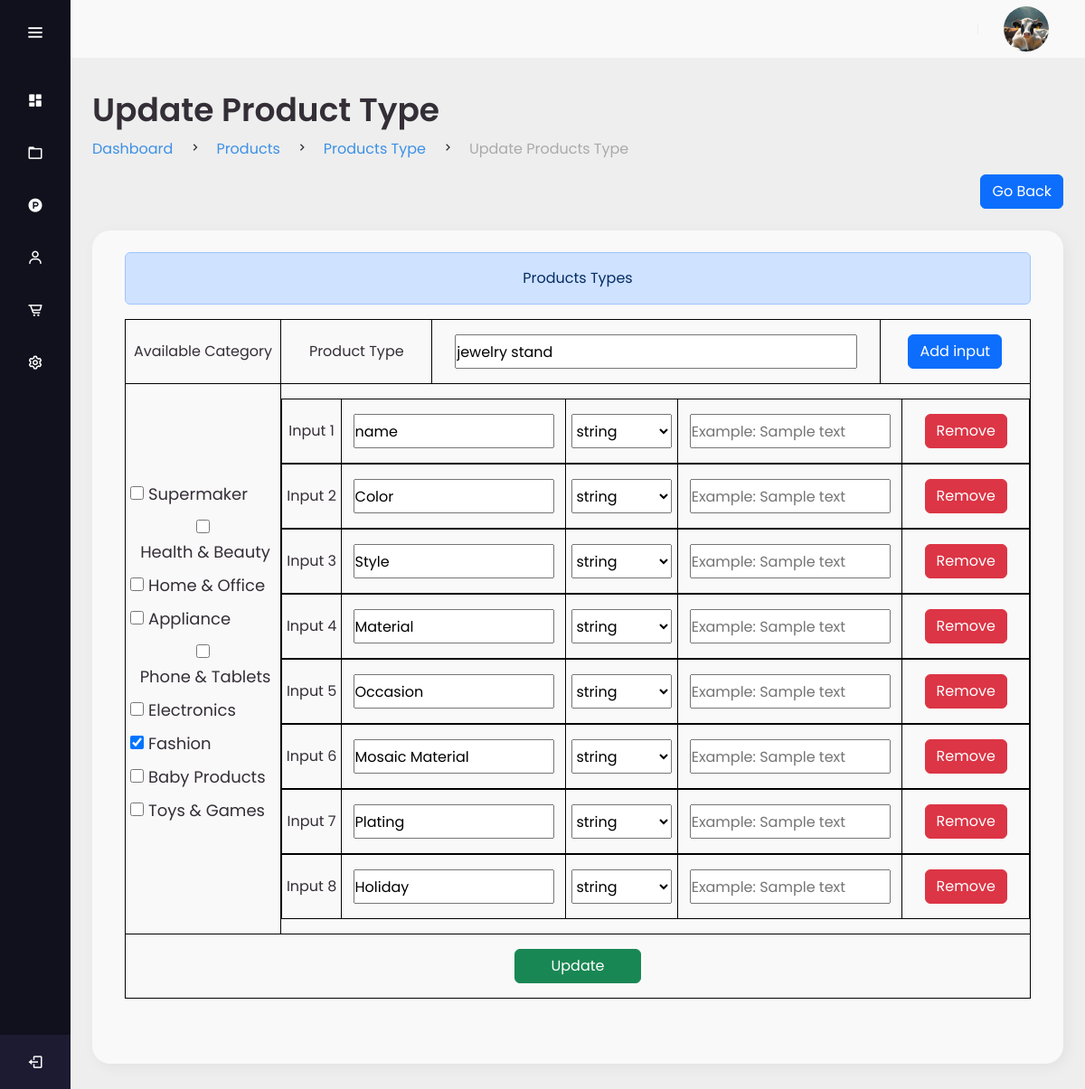
The app's page /admin/Products/productsType/update_product_type.php?id=9 (signed in) with its own data.
### tables this page shows
CREATE TABLE `producttypes` (
  `ProductTypeID` int(11) NOT NULL,
  `TypeName` varchar(100) NOT NULL,
  `IsDeleted` tinyint(4) NOT NULL DEFAULT 0
);

CREATE TABLE `categories` (
  `CategoryID` int(11) NOT NULL,
  `CategoryName` varchar(100) NOT NULL,
  `Description` text DEFAULT NULL,
  `CategoryImage` text NOT NULL
);

### admin/Products/productsType/update_product_type.php (the view, shortened to what this page needs)
<?php
include ("../../../includes/connection.php");
$productTypeId = isset($_GET['id']) ? $_GET['id'] : null;
$productTypeData = [];
if ($productTypeId) {
    $sql = "SELECT * FROM producttypes WHERE ProductTypeID = ?";
    $stmt = $conn->prepare($sql);
    $stmt->bind_param('i', $productTypeId);
    $stmt->execute();
    $result = $stmt->get_result();
    $productTypeData = $result->fetch_assoc();
    $sql = "SELECT * FROM productattributes WHERE ProductTypeID = ?";
    $stmt = $conn->prepare($sql);
    $stmt->bind_param('i', $productTypeId);
    $stmt->execute();
    $result = $stmt->get_result();
    while ($row = $result->fetch_assoc()) {
        $productTypeData['inputs'][] = $row;
    }
}
?>
<!DOCTYPE html>
<html lang="en">
<head>
    <link href='https://unpkg.com/boxicons@2.1.4/css/boxicons.min.css' rel='stylesheet'>
    <link href="https://cdn.jsdelivr.net/npm/bootstrap@5.3.3/dist/css/bootstrap.min.css" rel="stylesheet"
>
    <link rel="stylesheet" href="../../assets/css/style.css" />
    <link rel="stylesheet" href="../../assets/css/nav_sidebar.css" />
</head>
<body>
    <?php include ('../../includes/sidebar.php'); ?>
    <section class="content" id="content">
        <?php include ('../../includes/navbar.php'); ?>
        <main>
            <div class="head-title">
                <div class="left">
                    <h1>Update Product Type</h1>
                    <ul class="dreadleft">
                        <li>
                            <a class="active" href="../dashboard/">Dashboard</a>
                        </li>
                        <li><i class="bx bx-chevron-right"></i></li>
                        <li>
                            <a class="active" href="../">Products</a>
                        </li>
                        <li><i class="bx bx-chevron-right"></i></li>
                        <li>
                            <a class="active" href="./">Products Type</a>
                        </li>
                        <li><i class="bx bx-chevron-right"></i></li>
                        <li>
                            <a href="#">Update Products Type</a>
                        </li>
                    </ul>
                </div>
            </div>
            <div style="display: flex;flex-direction: row;justify-content: flex-end;">
                <a href="./" class="btn btn-primary bt-sm" style="display: flex; align-items: center;">Go Back</a>
            </div>
            <div class="table-data">
                <div class="order">
                    <div class="container-fluid admin">
                        <div class="col-md-12 alert alert-primary" style="text-align: center;">Products Types </div>
                        <div id="table-of-contents">
                            <form id="update-form" method="POST" enctype="multipart/form-data" action="process.php">
                                <table>
                                    <tr>
                                        <td>
                                            <label>Available Category</label>
                                        </td>
                                        <td>
                                            <label for="type_name">Product Type </label>
                                        </td>
                                        <td>
                                            <input type="text" id="type_name" name="type_name"
                                                value="<?= $productTypeData['TypeName'] ?? '' ?>" required>
                                        </td>
                                        <td>
                                            <button type="button" id="add-input" class="btn btn-primary btn-large">Add
                                                input</button>
                                        </td>
                                    </tr>
                                    <tr>
                                        <td>
                                            <ul
                                                style="list-style: none;display: flex;flex-direction: column;align-items: flex-start; font-size: 18px;">
                                                <?php
                                                $sql = "SELECT * FROM categories";
                                                $result = mysqli_query($conn, $sql);
                                                if (mysqli_num_rows($result) > 0) {
                                                    while ($row = mysqli_fetch_assoc($result)) {
                                                        $categoryID = $row['CategoryID'];
                                                        $checkQuery = "SELECT COUNT(*) as count FROM producttypecategories WHERE CategoryID = $categoryID AND ProductTypeID = $productTypeId";
                                                        $checkResult = mysqli_query($conn, $checkQuery);
                                                        $isChecked = (mysqli_fetch_assoc($checkResult)['count'] > 0) ? 'checked' : '';
                                                        echo '<li style="padding:5px;">';
                                                        echo '<input type="checkbox" id="category_' . $row['CategoryID'] . '" name="category[]" value="' . $row['CategoryID'] . '" ' . $isChecked . '>';
                                                        echo '<label for="category_' . $row['CategoryID'] . '" style="margin-left: 5px;">' . $row['CategoryName'] . '</label>';
                                                        echo '</li>';
                                                    }
                                                } else {
                                                    echo "<li>No categories found.</li>";
                                                }
                                                ?>
                                            </ul>
                                        </td>
                                        <td colspan="5">
                                            <div id="inputs-container"></div>
                                        </td>
                                    </tr>
                                    <tr>
                                        <td colspan="5">
                                            <input type="submit" style="width: 140px;" name="Update"
                                                class="btn btn-success btn-large" value="Update">
                                        </td>
                                    </tr>
                                </table>
                            </form>
                            <br><br>
                        </div>
                    </div>
                </div>
            </div>
        </main>
    </section>
</body>
</html>

### admin/assets/css/style.css (style rules this page uses)
:root { --poppins: 'Poppins', sans-serif; --lato: 'Lato', sans-serif; --green: #81D43A; --light-green: #E3FFCB; --dark-blue: #0C5FCD; --light: #F9F9F9; --blue: #3C91E6; --light-blue: #CFE8FF; --grey: #eee; --dark-grey: #AAAAAA; --dark: #342E37; --red: #DB504A; --yellow: #FFCE26; --light-yellow: #FFF2C6; --orange: #FD7238; --light-orange: #FFE0D3; }
html { overflow-x: hidden; }
body { background: var(--grey); overflow-x: hidden; }
a { text-decoration: none; }
li { list-style: none; }
#content main { width: 100%; padding: 36px 24px; font-family: var(--poppins); max-height: calc(100vh - 56px); overflow-y: auto; }
#content main .head-title { display: flex; align-items: center; justify-content: space-between; grid-gap: 16px; flex-wrap: wrap; }
#content main .head-title .left h1 { font-size: 36px; font-weight: 600; margin-bottom: 10px; color: var(--dark); }
#content main .head-title .left .dreadleft { display: flex; align-items: center; grid-gap: 16px; }
#content main .head-title .left .dreadleft li { color: var(--dark); }
#content main .head-title .left .dreadleft li a { color: var(--dark-grey); pointer-events: none; }
#content main .head-title .left .dreadleft li a.active { color: var(--blue); pointer-events: unset; }
#content main .table-data { display: flex; flex-wrap: wrap; grid-gap: 24px; margin-top: 24px; width: 100%; color: var(--dark); }
#content main .table-data > div { border-radius: 20px; background: var(--light); padding: 24px; overflow-x: auto; }
#content main .table-data .order { flex-grow: 1; flex-basis: 500px; box-shadow: 4px 4px 16px rgba(0, 0, 0, .05); }
#content main .table-data .order table { width: 100%; border-collapse: collapse; }
#content main .table-data .order table td { padding: 16px 0; text-align: center; }

### admin/assets/css/nav_sidebar.css (style rules this page uses)
:root { --poppins: 'Poppins', sans-serif; --lato: 'Lato', sans-serif; --green: #81D43A; --light-green: #E3FFCB; --dark-blue: #0C5FCD; --light: #F9F9F9; --blue: #3C91E6; --light-blue: #CFE8FF; --grey: #eee; --dark-grey: #AAAAAA; --dark: #342E37; --red: #DB504A; --yellow: #FFCE26; --light-yellow: #FFF2C6; --orange: #FD7238; --light-orange: #FFE0D3; }
html { overflow-x: hidden; }
body { background: var(--grey); overflow-x: hidden; }
a { text-decoration: none; }
li { list-style: none; }
* { margin: 0; padding: 0; box-sizing: border-box; font-family: "Poppins" , sans-serif; }
.content { position: fixed; background: #eee; min-height: 100vh; top: 0; left: 78px; width: calc(100% - 78px); transition: all 0.5s ease; z-index: 2; }
#content main { width: 100%; padding: 36px 24px; font-family: var(--poppins); max-height: calc(100vh - 56px); overflow-y: auto; }
#content main .head-title { display: flex; align-items: center; justify-content: space-between; grid-gap: 16px; flex-wrap: wrap; }
#content main .head-title .left h1 { font-size: 36px; font-weight: 600; margin-bottom: 10px; color: var(--dark); }
#content main .head-title .left .dreadleft { display: flex; align-items: center; grid-gap: 16px; }
#content main .head-title .left .dreadleft li { color: var(--dark); }
#content main .head-title .left .dreadleft li a { color: var(--dark-grey); pointer-events: none; }
#content main .head-title .left .dreadleft li a.active { color: var(--blue); pointer-events: unset; }

### admin/Products/productsType/update_product_type.php (style rules this page uses)
ul { padding-left: 0rem; }
input, select { height: 100%; width: 90%; }
input[type="checkbox"] { height: 15px; width: 15px; }
table, th, td { height: 20px; border: 1px solid black; border-collapse: collapse; }

### records on screen
producttypes: type_name "jewelry stand"
categories: CategoryName "Supermaker"
categories: CategoryName "Health & Beauty"
categories: CategoryName "Home & Office"
categories: CategoryName "Appliance"
categories: CategoryName "Phone & Tablets"
categories: CategoryName "Electronics"
categories: CategoryName "Fashion"
categories: CategoryName "Baby Products"
categories: CategoryName "Toys & Games"
